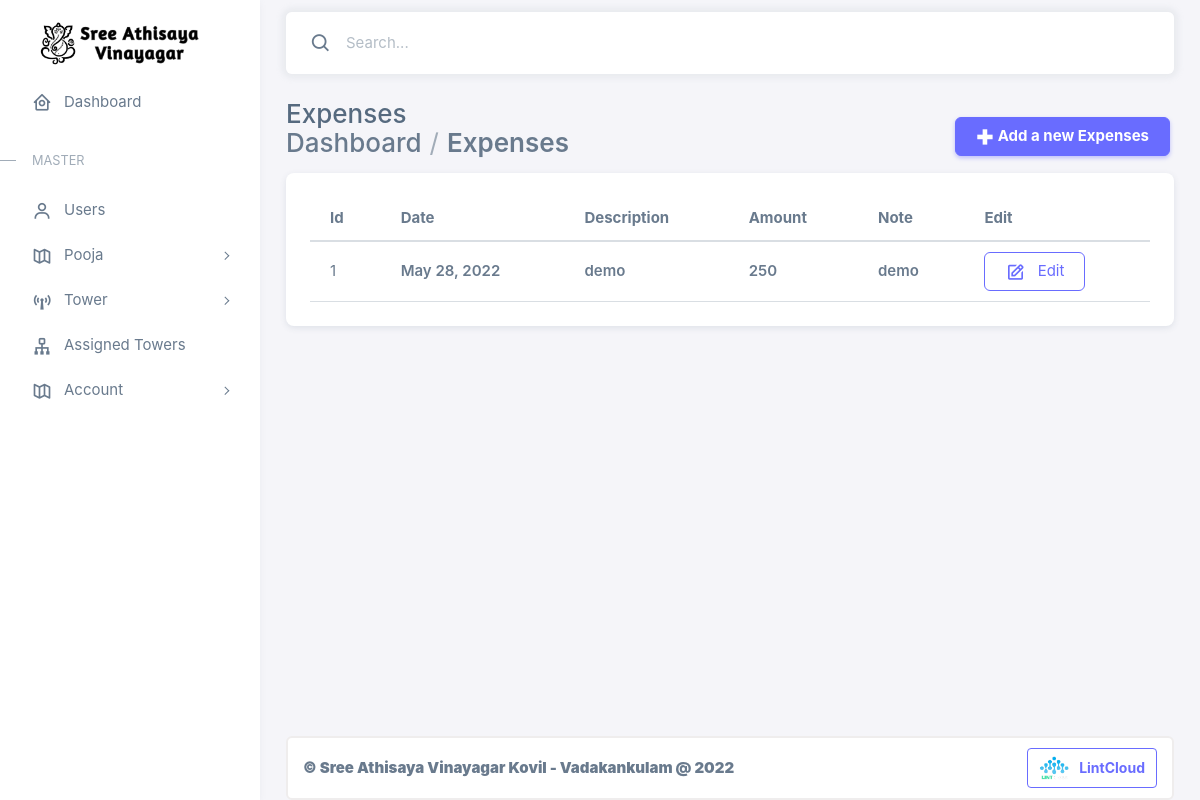
The page /all-expense/ on the database its author committed.
### dashboard/models.py (models this page shows)
class expenses(models.Model):
    id = models.IntegerField(primary_key = True)
    date = models.DateField(auto_now=False , auto_now_add = False , null = True)
    description = models.TextField(blank=True)
    amount = models.IntegerField()
    notes = models.TextField(blank=True , null = True)

### dashboard/views.py (the view, shortened to what this page needs)
# urls.py: path('all-expense/' , views.expense.as_view() , name="expense"),
class expense(View):
    template_name = "expense.html"
    def get(self , request):
        Expensedata = []
        ExpenseObjects = expenses.objects.all()
        for expenseValue in ExpenseObjects:
            data = {
                'id':expenseValue.id,
                'date' : expenseValue.date,
                'description' : expenseValue.description,
                'amount':expenseValue.amount,
                'notes':expenseValue.notes,
            }
            Expensedata.append(data)
        context = {
            "expensedata" : Expensedata,
        }
        return render(request , self.template_name , context)

### dashboard/templates/expense.html (shortened to what this page needs)
{% extends 'base.html' %}
{% load static %}
{% block main_content %}
<div class="container-xxl flex-grow-1 container-p-y">
    <div class="row align-items-center">
        <div class="col">
            <h3 class="page-title">Expenses<a/h3>
            <ul class="breadcrumb">
                <li class="breadcrumb-item"><a href="{% url 'home' %}">
                    </i>Dashboard</a>
                </li>
                <li class="breadcrumb-item active">Expenses</li>
            </ul>
        </div>
        <div class="col-auto ExpenseView ">
            <a href="javascript:void(0)" class="btn btn-primary me-1 bold" id="addExpenseBtn" data-bs-toggle="modal" data-bs-target="#modalCenter">
                <i class="bx bx-plus-medical"></i> Add a new Expenses
            </a>
        </div>
    </div>
    <div class="row ExpenseView">
        <div class="col-sm-12">
            <div class="card card-table">
                <div class="card-body">
                    <div class="table-responsive">
                        <table class="table table-center table-hover" id="ExpenseListDT">
                            <thead>
                                <tr class="fw-bold">
                                    <td>Id</td>
                                    <td>Date</td>
                                    <td>Description</td>
                                    <td>Amount</td>
                                    <td>Note</td>
                                    <td>Edit</td>
                                </tr>
                            </thead>
                            <tbody>
                                {% for obj in expensedata %}
                                    <tr>
                                        <td data-val={{obj.id}}>{{ obj.id }}</td>
                                        <td class="fw-semibold" data-val='{{ obj.date }}'>{{ obj.date }}</td>
                                        <td class="fw-semibold" data-val='{{ obj.description }}'>{{ obj.description }}</td>
                                        <td class="fw-semibold" data-val='{{ obj.amount }}'>{{ obj.amount }}</td>
                                        <td class="fw-semibold" data-val='{{ obj.notes }}'>{{ obj.notes }}</td>
                                        <td>
                                            <button type="button" class="btn btn-outline-primary EditBtn" data-val="{{ obj|safe }}" >
                                                <i class='menu-icon tf-icons bx bx-edit'></i> Edit</button>
                                        </td>
                                    </tr>
                                {% endfor %}
                            </tbody>
                        </table>
                    </div>
                </div>
            </div>
        </div>
    </div>
</div>
{% endblock %}

### dashboard/static/css/lc_style.css (style rules this page uses)
.bold { font-weight: bold; }

### rows shown on the page
expenses: date "May 28, 2022", description "demo", notes "demo"

### other values the page prints
{{ obj.id }} "1"
{{ obj.amount }} "250"
